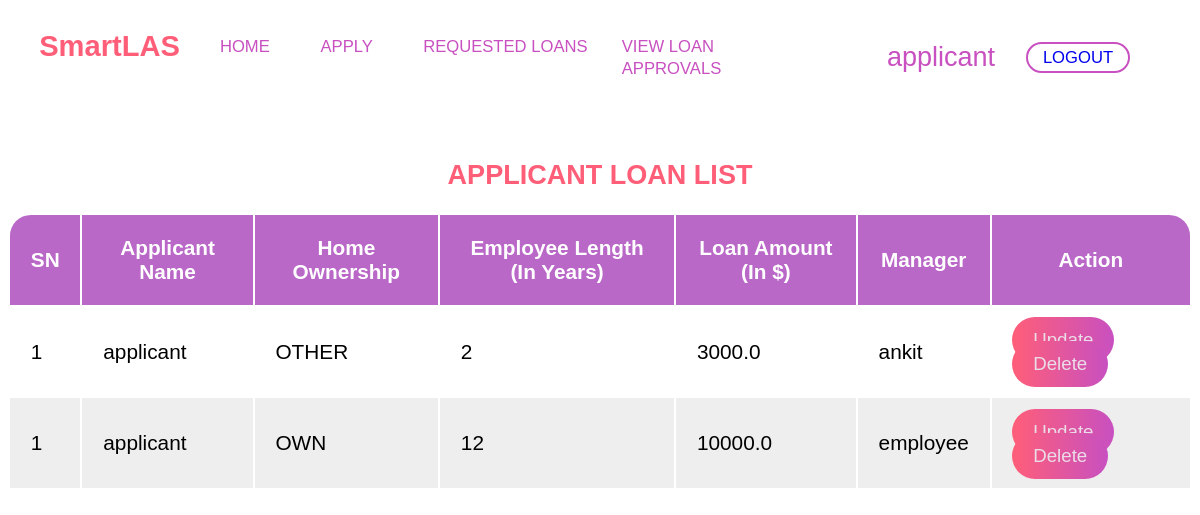
The page /loan/list/ (signed in) on the database as committed earlier.
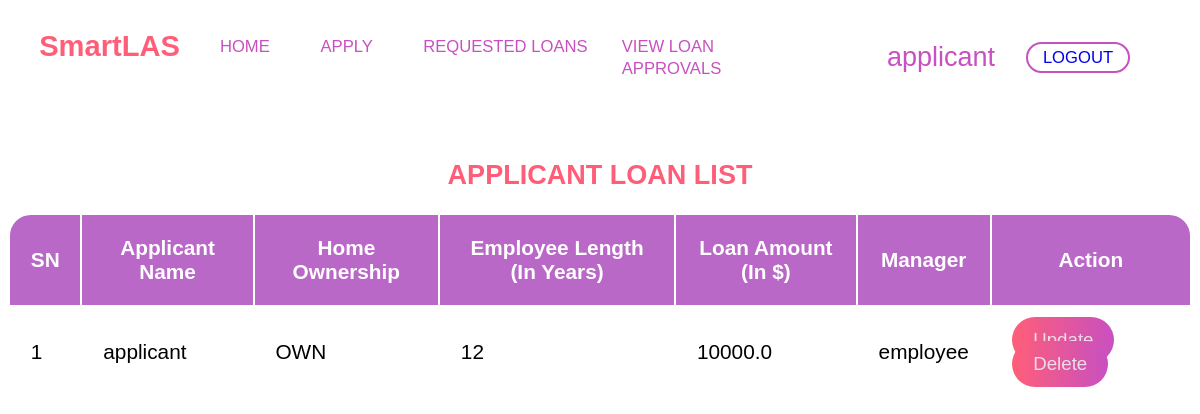
The same page on the database as committed later.
### loan_approval/models.py (models this page shows)
class Loan(models.Model):
    OWNERSHIP_CHOICES = [('RENT','RENT'),
                         ('OWN','OWN'),
                         ('MORTGAGE','MORTGAGE'),
                         ('OTHER','OTHER')
                         ]
    INTENTIONS = [('PERSONAL','PERSONAL'),
                  ('EDUCATION','EDUCATION'),
                  ('MEDICAL','MEDICAL'),
                  ('VENTURE','VENTURE'),
                  ('HOMEIMPROVEMENT','HOMEIMPROVEMENT'),
                  ('DEBTCONSOLIDATION','DEBTCONSOLIDATION')
                  ]
    home_ownership = models.CharField(max_length=10,choices=OWNERSHIP_CHOICES)
    emp_length = models.PositiveIntegerField(validators=[MinValueValidator(0),
                                       MaxValueValidator(43)])
    loan_amount = models.FloatField(validators=[MinValueValidator(0.0),
                                       MaxValueValidator(40000.0)])
    person_age = models.PositiveIntegerField(validators=[MinValueValidator(18),
                                       MaxValueValidator(110)])
    income = models.FloatField(validators=[MinValueValidator(1000.0),
                                       MaxValueValidator(7000000.0)])
    loan_intent = models.CharField(max_length=20,choices=INTENTIONS)
    applicant_details = models.ForeignKey(Applicant, on_delete=models.CASCADE)
    managed_by = models.ForeignKey(Employee, on_delete=models.SET_NULL, null=True)

class Applicant(models.Model):
    applicant = models.OneToOneField(User, on_delete=models.CASCADE)
    def __str__(self):
        return f'{self.applicant.username}'

class Employee(models.Model):
    employee = models.OneToOneField(User, on_delete=models.CASCADE)
    def __str__(self):
        return f'{self.employee.username}'

### loan_approval/views.py (the view)
# urls.py: path('loan/list/',LoanRequestListView.as_view(), name='applicant_loan_list'),
@method_decorator(login_required(login_url=reverse_lazy('loan_approval:user_login')),name="dispatch")
class LoanRequestListView(ListView):
    model = Loan
    template_name = 'loan_approval/applicant_loan_request.html'
    def get_queryset(self):
        queryset = self.model._default_manager.all()
        try:
            user = self.request.user.applicant
        except:
            return queryset
        else:
            return queryset.filter(applicant_details = user)

### loan_approval/templates/loan_approval/applicant_loan_request.html (shortened to what this page needs)
{% load static %}
{% if user.is_authenticated %}
<!DOCTYPE html>
<html lang="en">
  <head>
    <link rel="stylesheet" href="{% static 'css/style4.css' %}" />
    <link rel="stylesheet" href="{% static 'css/loan_request_.css'%}">
  </head>
  <body>
    <nav>
      <div class="logos-section">
        <h2 class="logo">
            <a href="{% url 'loan_approval:index' %}">SmartLAS</a>
        </h2>
        <ul class="menu-items">
          {% if user.is_authenticated %}
          {% if user.applicant %}
          <li>
            <a href="{% url 'loan_approval:dashboard' %}">HOME</a>
          </li>
          <li>
            <a href="{% url 'loan_approval:loan_request' %}">APPLY</a>
          </li>
          <li>
            <a href="{% url 'loan_approval:applicant_loan_list' %}">REQUESTED LOANS</a>
          </li>
          <li>
            <a href="{% url 'loan_approval:loans_details_list' %}">VIEW LOAN APPROVALS</a>
          </li>
          {% endif %}
          {% endif %}
        </ul>
      </div>
      <ul class="cta-btns">
        {% if user.is_authenticated %}
        <li>
          <div >{{request.user}} </div>
        </li>
        <li>
          <a class="cta-btns1" href="{% url 'loan_approval:user_logout' %}">LOGOUT</a>
        </li>
        {% else %}
        <li>
          <a class="cta-btns1" href="{% url 'loan_approval:user_login' %}">LOGIN</a>
        </li>
        {% endif %}
      </ul>
    </nav>
    <main>
    {% if not user.is_staff %}
    <table id="loan-prediction">
        <h2>APPLICANT LOAN LIST</h2>
        <thead>
          <tr>
            <th class="bor-le">SN</th>
            <th>Applicant Name</th>
            <th>Home Ownership</th>
            <th>Employee Length (In Years)</th>
            <th>Loan Amount (In $)</th>
            <th>Manager</th>
            <th class="bor-ri"> Action </th>
          </tr>
        </thead>
        <tbody>
            {% for object in object_list %}
                {% if not object.loandetails %}
                <tr>
                    <td>1</td>
                    <td>{{object.applicant_details}}</td>
                    <td>{{object.home_ownership}}</td>
                    <td>{{object.emp_length}}</td>
                    <td>{{object.loan_amount}}</td>
                    <td>{{object.managed_by}}</td>
                    <td>
                        <a class="button" href="{% url 'loan_approval:loan_update' object.id %}">Update</a>
                        <a class="button" href="{% url 'loan_approval:loan_delete' object.id %}">Delete</a>
                    </td>
                  </tr>
                {% endif%}
            {% endfor %}
        </tbody>
      </table>
      {% else %}
    <h3>Employee or super admin cannot request loans.</h3>
    {% endif%}
</body>
</html>
{% endif %}
  </body>
</html>

Rows that differ between the two databases and show on the page:
removed Loan: applicant_details "applicant", home_ownership "OTHER", emp_length "2", loan_amount "3000.0", managed_by "ankit"
